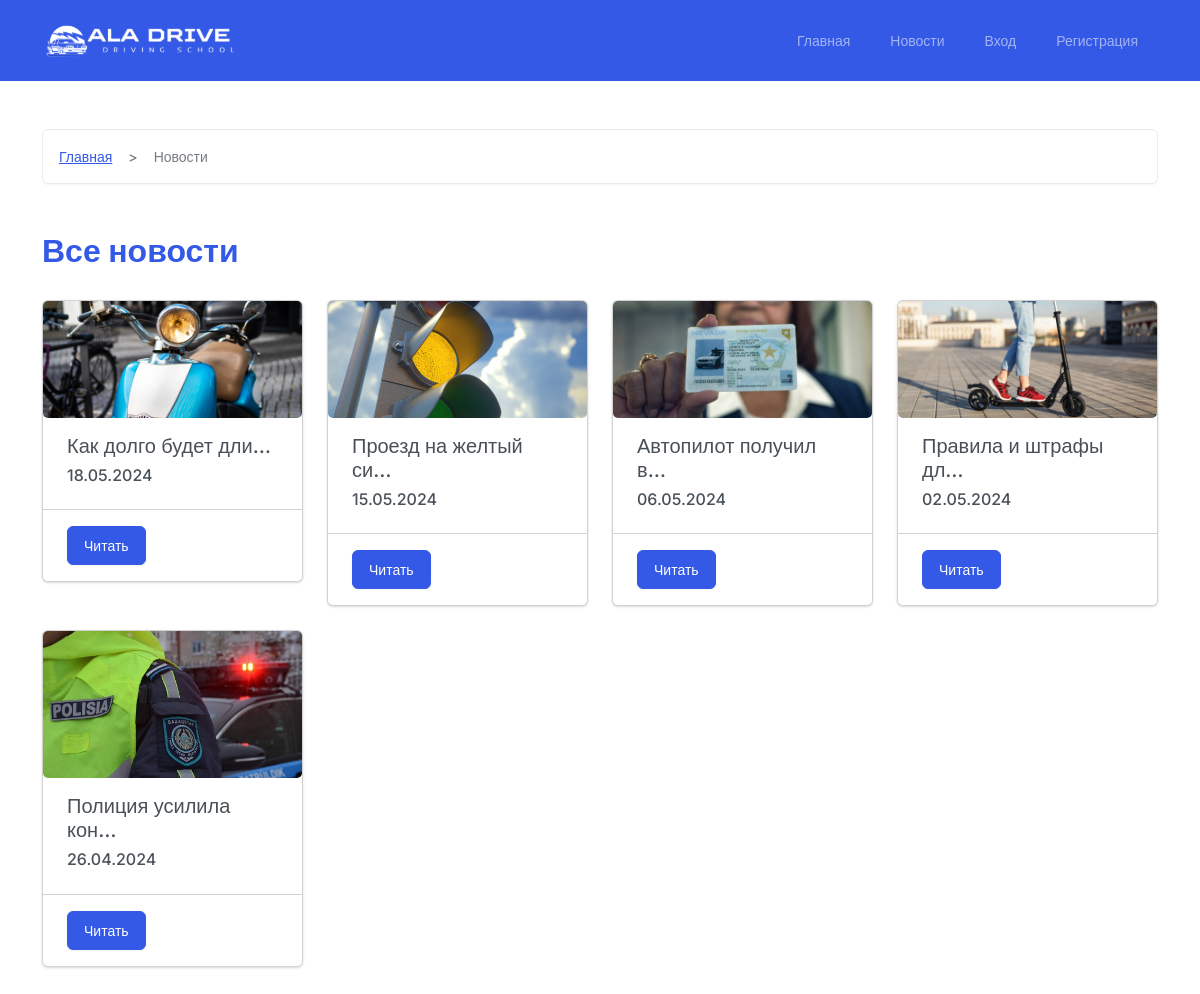
Page /news/ on the committed database.
### core_app/models.py (models this page shows, shortened)
class Post(models.Model):
    title = models.CharField("Заголовок", max_length=255)
    description = models.TextField("Описание")
    image = models.ImageField("Фото", upload_to="news/images/")
    posted_date = models.DateTimeField("Дата и время публикации", default=datetime.now)
    class Meta:
        verbose_name = "Новость"
        verbose_name_plural = "Новости"

### core_app/views.py (the view)
# urls.py: path('news/', views.news_page, name='news_page'),
def news_page(request):
    posts = Post.objects.all().order_by('-posted_date')
    context = {
        'posts': posts
    }
    return render(request, "./news.html", context)

### core_app/templates/news.html (shortened to what this page needs)
{% extends './base.html' %}
{% block content %}
<section class="pt-5 pb-5">
    <div class="container">
        <nav style="--bs-breadcrumb-divider: '>';" aria-label="breadcrumb">
            <ol class="breadcrumb mb-5">
                <li class="breadcrumb-item"><a href="{% url 'start_page' %}">Главная</a></li>
                <li class="breadcrumb-item active" aria-current="page">Новости</li>
            </ol>
        </nav>
        <h1 class="title text-primary">Все новости</h1>
        <div class="row mb-4">
            {% for post in posts %}
            <div class="col-md-3 mb-4">
                <div class="card">
                    <img src="{{ post.image.url }}" alt="{{ post.title }}" class="card-img">
                    <div class="card-body">
                        <h5 class="card-title">{{ post.title|truncatechars:20 }}</h5>
                        <h6 class="card-title">{{ post.posted_date|date:"d.m.Y" }}</h6>
                    </div>
                    <div class="card-footer bg-white">
                        <a href="{% url 'news_detail_page' pk=post.pk %}" class="btn btn-primary">Читать</a>
                    </div>
                </div>
            </div>
            {% endfor %}
        </div>
    </div>
</section>
{% endblock %}

### core_app/static/css/style.css (style rules this page uses)
* { padding: 0; margin: 0; box-sizing: border-box; font-family: "Inter", sans-serif;; }
.title { font-size: 32px; font-weight: 700; margin-bottom: 30px; }

### rows in the picture
Post: image (picture), title "Как долго будет дли…", posted_date "18.05.2024"
Post: image (picture), title "Проезд на желтый си…", posted_date "15.05.2024"
Post: image (picture), title "Автопилот получил в…", posted_date "06.05.2024"
Post: image (picture), title "Правила и штрафы дл…", posted_date "02.05.2024"
Post: image (picture), title "Полиция усилила кон…", posted_date "26.04.2024"
